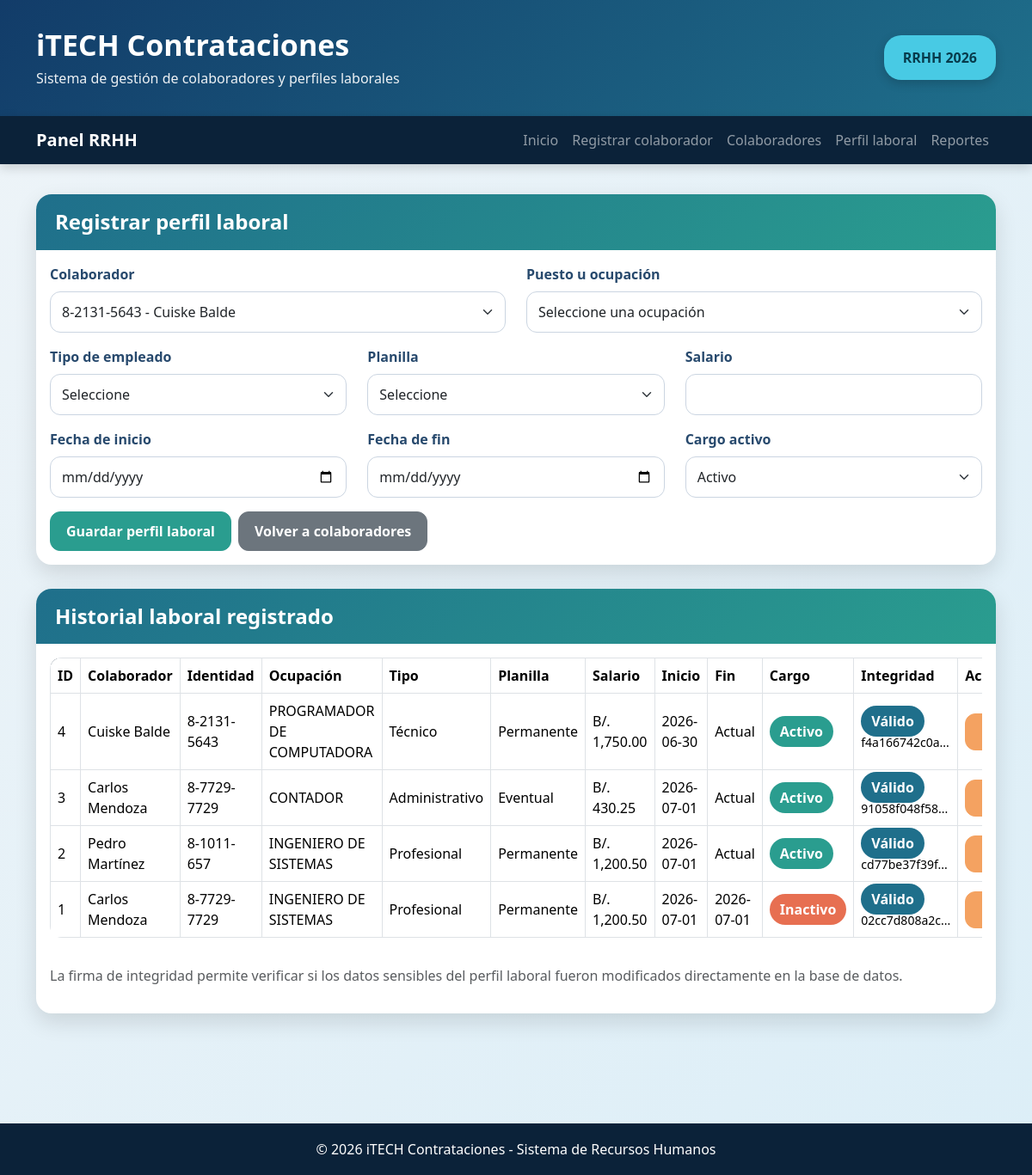
Page /index.php?accion=crear_perfil&colaborador_id=3 on the committed database.
### tables this page shows
CREATE TABLE `perfiles_laborales` (
  `id` int(11) NOT NULL,
  `colaborador_id` int(11) NOT NULL,
  `ocupacion_id` int(11) NOT NULL,
  `tipo_empleado_id` int(11) NOT NULL,
  `planilla_id` int(11) NOT NULL,
  `salario` decimal(10,2) NOT NULL,
  `fecha_inicio` date NOT NULL,
  `fecha_fin` date DEFAULT NULL,
  `cargo_activo` tinyint(1) NOT NULL DEFAULT 1,
  `firma_integridad` text NOT NULL,
  `fecha_registro` timestamp NOT NULL DEFAULT current_timestamp()
);

CREATE TABLE `datospersonales` (
  `id` int(11) NOT NULL,
  `identidad` varchar(30) NOT NULL,
  `Nombre` varchar(80) NOT NULL,
  `Apellido` varchar(80) NOT NULL,
  `Edad` int(11) NOT NULL,
  `tipo_sangre_id` int(11) NOT NULL,
  `sexo_id` int(11) NOT NULL,
  `nacionalidad_id` int(11) NOT NULL,
  `ruta_id` int(11) NOT NULL,
  `Email1` varchar(120) NOT NULL,
  `Celular` varchar(20) NOT NULL,
  `Empleado_Activo` tinyint(1) NOT NULL DEFAULT 1,
  `motivo_terminacion_id` int(11) DEFAULT NULL,
  `Motivo_Baja` varchar(255) DEFAULT NULL,
  `fecha_registro` timestamp NOT NULL DEFAULT current_timestamp()
);

CREATE TABLE `cat_ocupaciones` (
  `C_OCUP` int(11) NOT NULL,
  `OCUPACION` varchar(120) NOT NULL,
  `Activo` int(11) NOT NULL DEFAULT 1
);

CREATE TABLE `cat_tipoempleado` (
  `id` int(11) NOT NULL,
  `Nombre` varchar(80) NOT NULL,
  `Activo` int(11) NOT NULL DEFAULT 1,
  `Abreviatura` char(1) NOT NULL
);

CREATE TABLE `cat_tipos_planilla` (
  `id` int(11) NOT NULL,
  `nombre` varchar(80) NOT NULL,
  `activo` tinyint(1) NOT NULL DEFAULT 1
);

### app/Views/perfiles/crear.php (the view, shortened to what the rows shown need)
<?php
$perfiles = $perfiles ?? [];
$integridades = $integridades ?? [];
?>
<div class="card card-custom">
    <div class="card-body">
        <div class="table-responsive">
            <table class="table table-bordered table-hover align-middle">
                <thead>
                    <tr>
                        <th>ID</th>
                        <th>Colaborador</th>
                        <th>Identidad</th>
                        <th>Ocupación</th>
                        <th>Tipo</th>
                        <th>Planilla</th>
                        <th>Salario</th>
                        <th>Inicio</th>
                        <th>Fin</th>
                        <th>Cargo</th>
                        <th>Integridad</th>
                        <th>Acción</th>
                    </tr>
                </thead>
                <tbody>
                    <?php foreach ($perfiles as $perfil): ?>
                        <tr>
                            <td><?php echo $perfil["id"]; ?></td>
                            <td><?php echo htmlspecialchars($perfil["colaborador"], ENT_QUOTES, "UTF-8"); ?></td>
                            <td><?php echo htmlspecialchars($perfil["identidad"], ENT_QUOTES, "UTF-8"); ?></td>
                            <td><?php echo htmlspecialchars($perfil["ocupacion"], ENT_QUOTES, "UTF-8"); ?></td>
                            <td><?php echo htmlspecialchars($perfil["tipo_empleado"], ENT_QUOTES, "UTF-8"); ?></td>
                            <td><?php echo htmlspecialchars($perfil["planilla"], ENT_QUOTES, "UTF-8"); ?></td>
                            <td>B/. <?php echo number_format((float)$perfil["salario"], 2); ?></td>
                            <td><?php echo htmlspecialchars($perfil["fecha_inicio"], ENT_QUOTES, "UTF-8"); ?></td>
                            <td><?php echo htmlspecialchars($perfil["fecha_fin"] ?? "Actual", ENT_QUOTES, "UTF-8"); ?></td>
                            <td>
                                <?php if ($perfil["cargo_activo"] == 1): ?>
                                    <span class="badge-activo">Activo</span>
                                <?php else: ?>
                                    <span class="badge-inactivo">Inactivo</span>
                                <?php endif; ?>
                            </td>
                            <td>
                                <?php
                                    $estadoIntegridad = $integridades[$perfil["id"]]["integridad"] ?? "NO_VERIFICADO";
                                ?>
                                <?php if ($estadoIntegridad == "VALIDO"): ?>
                                    <span class="badge-integridad">Válido</span>
                                <?php else: ?>
                                    <span class="badge-inactivo">Alterado</span>
                                <?php endif; ?>
                                <br>
                                <small>
                                    <?php echo substr($perfil["firma_integridad"], 0, 12); ?>...
                                </small>
                            </td>
                            <td>
                                <a href="index.php?accion=editar_perfil&id=<?php echo $perfil["id"]; ?>" class="btn btn-warning btn-sm">
                                </a>
                            </td>
                        </tr>
                    <?php endforeach; ?>
                </tbody>
            </table>
        </div>
    </div>
</div>

### rows in the picture
perfiles_laborales: id "4", colaborador "Cuiske Balde", colaborador.identidad "8-2131-5643", ocupacion.OCUPACION "PROGRAMADOR DE COMPUTADORA", tipo_empleado.Nombre "Técnico", planilla.nombre "Permanente", salario "1,750.00", fecha_inicio "2026-06-30", fecha_fin "Actual", cargo_activo "Activo", shows "Válido", firma_integridad "f4a166742c0a"
perfiles_laborales: id "3", colaborador "Carlos Mendoza", colaborador.identidad "8-7729-7729", ocupacion.OCUPACION "CONTADOR", tipo_empleado.Nombre "Administrativo", planilla.nombre "Eventual", salario "430.25", fecha_inicio "2026-07-01", fecha_fin "Actual", cargo_activo "Activo", shows "Válido", firma_integridad "91058f048f58"
perfiles_laborales: id "2", colaborador "Pedro Martínez", colaborador.identidad "8-1011-657", ocupacion.OCUPACION "INGENIERO DE SISTEMAS", tipo_empleado.Nombre "Profesional", planilla.nombre "Permanente", salario "1,200.50", fecha_inicio "2026-07-01", fecha_fin "Actual", cargo_activo "Activo", shows "Válido", firma_integridad "cd77be37f39f"
perfiles_laborales: id "1", colaborador "Carlos Mendoza", colaborador.identidad "8-7729-7729", ocupacion.OCUPACION "INGENIERO DE SISTEMAS", tipo_empleado.Nombre "Profesional", planilla.nombre "Permanente", salario "1,200.50", fecha_inicio "2026-07-01", fecha_fin "2026-07-01", cargo_activo "Inactivo", shows "Válido", firma_integridad "02cc7d808a2c"

### other values in the picture
form field colaborador_id "8-2131-5643 - Cuiske Balde"
